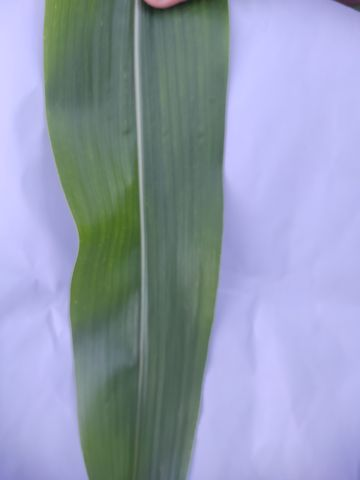
#> input picture dataset/daun sehat/(100)_result.jpg, 360 x 480 px, found by its file name; its folder holds only this picture in this run
$ jupyter execute --allow-errors EKNN_Corn_Leaf_Disease_Classification.ipynb   (shell and % lines are left out)   (older library calls are emulated)
#> lines starting #> are read from the running program, lines starting #| are printed output that depends on the picture; after the words box and inside, x2 and y2 are one past the last pixel; in counts of white or black regions, pixels touching at a corner belong together
# Corn Leaf Disease Detection with Enhanced KNN (EKNN)

Notebook ini mengimplementasikan tahapan utama dari jurnal:

> **"Corn leaf image classification based on machine learning techniques for accurate leaf disease detection" (IJECE, 2022)**

Pipeline:

1. Pre-processing (normalisasi, grayscale, reduksi noise)
2. Segmentasi dengan **Otsu Thresholding**
3. Ekstraksi fitur (Fine, Coarse, DOR)
4. Klasifikasi dengan Enhanced K-Nearest Neighbour (EKNN)
5. Evaluasi: Confusion Matrix, Classification Report, ROC multi-kelas
6. Visualisasi: Before–After preprocessing & segmentasi per kelas.

[cell 1]
import os
import numpy as np
import cv2
import matplotlib.pyplot as plt

from sklearn.neighbors import KNeighborsClassifier
from sklearn.metrics import confusion_matrix, classification_report, roc_curve, auc, ConfusionMatrixDisplay
from sklearn.preprocessing import label_binarize
from sklearn.model_selection import train_test_split
from itertools import cycle

plt.rcParams['figure.figsize'] = (6, 4)
plt.rcParams['figure.dpi'] = 120

print("Libraries loaded.")

[cell 2]
# Setelah unzip

# Pertama, mari kita periksa struktur internal archive.zip
print("Listing contents of archive.zip:")
print("\n")

# Lakukan unzip
print("Unzipping archive.zip to /content/...")
print("\n")

# Periksa apa yang sebenarnya ada di direktori /content/ setelah unzip
print("Listing contents of /content/ after unzip:")
print("\n")

# Pindahkan folder utama dataset ke lokasi dataset final
# Asumsi: setelah unzip, ada folder 'data jagung' di dalam '/content/' yang berisi 'train' dan 'validation'.
# Kita akan memindahkan seluruh folder 'data jagung' ke dalam '/content/dataset/'
# Sehingga struktur menjadi: /content/dataset/data jagung/train dan /content/dataset/data jagung/validation

# Buat direktori target jika belum ada

SOURCE_DATA_DIR = "/content/data jagung"

if os.path.exists(SOURCE_DATA_DIR):
    print(f"Moving '{SOURCE_DATA_DIR}' to '/content/dataset/'...")
    !mv "{SOURCE_DATA_DIR}" "/content/dataset/"
    print("Move complete.")
else:
    print(f"WARNING: Source directory '{SOURCE_DATA_DIR}' not found. Please check 'ls -R /content/' output and adjust the 'SOURCE_DATA_DIR' variable accordingly.")
    print("The mv command for dataset setup might have failed.")


# Set direktori dataset utama. Kini dataset berada di /content/dataset/data jagung
BASE_DIR = "/content/dataset/data jagung"

CLASS_MAP = {
    "daun sehat": "HL",
    "bercak daun": "LSG",
    "hawar daun": "NLB",
    "karat daun": "RS"
}

print("Base directory for dataset processing:", BASE_DIR)
print("Kelas yang diharapkan:", CLASS_MAP)

[cell 3]
# ===================================================================================
# PRE-PROCESSING & SEGMENTASI
# ===================================================================================

def preprocess_image(img, target_size=(256, 256)):
    """
    Preprocessing citra daun jagung.

    Tahapan:
    1. Resize ke ukuran target (default 256x256, sejalan dengan PlantVillage).
    2. BGR (OpenCV) -> RGB.
    3. Normalisasi piksel ke [0, 1].
    4. Konversi ke grayscale.
    """
    img_resized = cv2.resize(img, target_size)
    img_rgb = cv2.cvtColor(img_resized, cv2.COLOR_BGR2RGB)
    img_rgb_norm = img_rgb.astype("float32") / 255.0
    gray = cv2.cvtColor((img_rgb_norm * 255).astype("uint8"), cv2.COLOR_RGB2GRAY)
    return img_rgb_norm, gray


def segment_otsu(gray):
    """
    Segmentasi Otsu berbasis intensitas.

    1. Gaussian blur untuk mereduksi noise.
    2. Thresholding Otsu -> citra biner.
    """
    blur = cv2.GaussianBlur(gray, (5, 5), 0)
    _, otsu_binary = cv2.threshold(blur, 0, 255, cv2.THRESH_BINARY + cv2.THRESH_OTSU)
    return otsu_binary

[cell 4]
# ===================================================================================
# EKSTRAKSI FITUR: FINE, COARSE, DOR
# ===================================================================================

def extract_fine_features(gray, radius=1, neighbors=8, step=2):
    """
    Fine Features berbasis pola tekstur lokal (mirip LBP rotation-invariant).

    - Untuk setiap piksel pusat (sampling step):
      * Bandingkan intensitas tetangga di lingkaran radius tertentu.
      * Bentuk kode biner (>= center -> 1, < center -> 0).
      * Jadikan rotation-invariant dengan mencari rotasi minimum.
    - Bungkus dalam bentuk histogram sehingga dimensi tetap.
    """
    h, w = gray.shape
    codes = []

    for y in range(radius, h - radius, step):
        for x in range(radius, w - radius, step):
            center = gray[y, x]
            binary = []
            for n in range(neighbors):
                theta = 2.0 * np.pi * n / neighbors
                yy = int(round(y + radius * np.sin(theta)))
                xx = int(round(x + radius * np.cos(theta)))
                binary.append(1 if gray[yy, xx] >= center else 0)

            rotations = [
                int("".join(map(str, binary[i:] + binary[:i])), 2)
                for i in range(neighbors)
            ]
            ri_code = min(rotations)
            codes.append(ri_code)

    hist, _ = np.histogram(codes, bins=256, range=(0, 256))
    hist = hist.astype("float32")
    if hist.sum() > 0:
        hist /= hist.sum()
    return hist


def extract_coarse_features(gray, num_bins=32):
    """
    Coarse Features berdasarkan magnitude gradien (struktur global).

    - Hitung gradien x dan y (Sobel).
    - Hitung magnitude gradien.
    - Buat histogram magnitude sebagai fitur.
    """
    sobelx = cv2.Sobel(gray.astype("float32"), cv2.CV_32F, 1, 0, ksize=3)
    sobely = cv2.Sobel(gray.astype("float32"), cv2.CV_32F, 0, 1, ksize=3)
    magnitude = np.sqrt(sobelx**2 + sobely**2)

    hist, _ = np.histogram(magnitude, bins=num_bins, range=(0, magnitude.max() + 1e-6))
    hist = hist.astype("float32")
    if hist.sum() > 0:
        hist /= hist.sum()
    return hist


def extract_dor_features(gray, window_size=5):
    """
    Confined Intensity Directional Order Relation (DOR) sederhana.

    - Ambil jendela lokal (window_size x window_size) di sekitar tiap piksel.
    - Hitung selisih absolut intensitas tetangga terhadap pusat.
    - Tetangga dengan selisih terbesar => dominant direction.
    - Histogram frekuensi dominant direction menjadi fitur.
    """
    assert window_size % 2 == 1, "window_size harus ganjil"

    pad = window_size // 2
    padded = np.pad(gray.astype("float32"), pad, mode="reflect")
    h, w = gray.shape
    dom_idx = []

    for y in range(pad, h + pad):
        for x in range(pad, w + pad):
            region = padded[y-pad:y+pad+1, x-pad:x+pad+1]
            center = padded[y, x]
            diffs = np.abs(region - center).flatten()
            idx = int(np.argmax(diffs))
            dom_idx.append(idx)

    num_pos = window_size * window_size
    hist, _ = np.histogram(dom_idx, bins=num_pos, range=(0, num_pos))
    hist = hist.astype("float32")
    if hist.sum() > 0:
        hist /= hist.sum()
    return hist


def extract_all_features(gray):
    """
    Wrapper untuk menggabungkan:
    - Fine features
    - Coarse features
    - DOR features

    Hasil akhirnya adalah satu vektor fitur berdimensi tetap.
    """
    fine = extract_fine_features(gray)
    coarse = extract_coarse_features(gray)
    dor = extract_dor_features(gray)
    feat_vec = np.concatenate([fine, coarse, dor]).astype("float32")
    return feat_vec

[cell 5]
# ===================================================================================
# LOAD DATASET & GENERATE FITUR
# ===================================================================================

def load_dataset(base_dir, class_map, max_images_per_class=None):
    """
    Memuat citra daun jagung dari struktur folder dan menghasilkan fitur.

    - Loop setiap folder kelas sesuai class_map.
    - Preprocessing (resize, RGB, normalisasi, grayscale).
    - Segmentasi Otsu (untuk visualisasi / konsistensi pipeline).
    - Ekstraksi fitur (fine + coarse + DOR).

    Parameters
    ----------
    base_dir : str
        Folder utama dataset.
    class_map : dict
        Mapping nama folder -> label (string).
    max_images_per_class : int or None
        Batas jumlah citra per kelas (opsional).

    Returns
    -------
    X : np.ndarray
        Matriks fitur (num_samples x num_features).
    y : np.ndarray
        Label kelas untuk setiap sampel.
    paths : list of str
        Path citra yang digunakan.
    """
#> called with base_dir = '/content/dataset/data jagung/validation'
    X_list = []
    y_list = []
    paths = []

    for folder_name, label in class_map.items():
        folder_path = os.path.join(base_dir, folder_name)
        if not os.path.isdir(folder_path):
            print(f"[PERINGATAN] Folder tidak ditemukan: {folder_path}")
            continue

        files = [f for f in os.listdir(folder_path) if f.lower().endswith((".jpg", ".jpeg", ".png"))]
        files = sorted(files)
        if max_images_per_class is not None:
            files = files[:max_images_per_class]

        print(f"Memproses kelas '{folder_name}' ({label}), jumlah citra: {len(files)}")

        for fname in files:
            fpath = os.path.join(folder_path, fname)
            img = cv2.imread(fpath)
#> img is the input picture: shape (480, 360, 3); mean B, G, R 178.5, 155.3, 145.8
            if img is None:
                print("  [SKIP] Gagal baca citra:", fpath)
                continue

            rgb_norm, gray = preprocess_image(img)
#> in preprocess_image, `img_resized = cv2.resize(img, target_size)`:
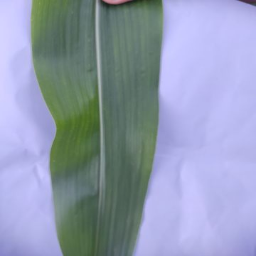
#> img_resized: shape (256, 256, 3); mean B, G, R 178.4, 155.2, 145.7
#> in preprocess_image, `gray = cv2.cvtColor((img_rgb_norm * 255).astype("uint8"), cv2.COLOR_RG..`:
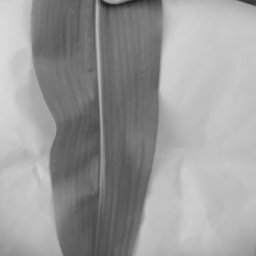
#> gray: shape (256, 256); min 30, max 217, mean 155
            _ = segment_otsu(gray)  # tidak digunakan langsung untuk fitur di sini
#> in segment_otsu, `_, otsu_binary = cv2.threshold(blur, 0, 255, cv2.THRESH_BINARY + cv2.T..`:
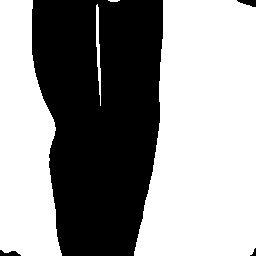
#> otsu_binary: shape (256, 256); 57.9% white; 4 black regions, box (x1, y1, x2, y2) and area: (32, 0, 163, 256) 27388, (237, 0, 256, 7) 86, (0, 250, 21, 256) 81, (250, 248, 256, 256) 23

            feat = extract_all_features(gray)
#> after the loop in extract_fine_features, `for y in range(radius, h - radius, step):`: codes = 16129 values, max 255 at index 0, min 0 at index 146, mean 81.42
#> in extract_fine_features, `hist, _ = np.histogram(codes, bins=256, range=(0, 256))`: hist = 256 values, max 4096 at index 31, min 0 at index 2, mean 63
#> in extract_fine_features, `hist /= hist.sum()`: hist = 256 values, max 0.254 at index 31, min 0 at index 2, mean 0.00391
#> in extract_all_features, `fine = extract_fine_features(gray)`: fine has the same summary as hist in extract_fine_features
#> in extract_coarse_features, `sobelx = cv2.Sobel(gray.astype("float32"), cv2.CV_32F, 1, 0, ksize=3)`:
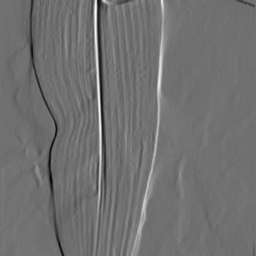
#> sobelx: shape (256, 256) float32; min -259, max 324, mean -0.4; drawn with min black and max white
#> in extract_coarse_features, `sobely = cv2.Sobel(gray.astype("float32"), cv2.CV_32F, 0, 1, ksize=3)`:
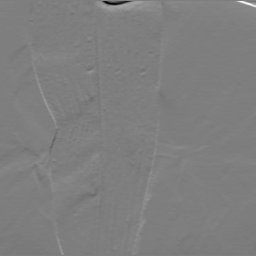
#> sobely: shape (256, 256) float32; min -387, max 391, mean 0.4; drawn with min black and max white
#> in extract_coarse_features, `magnitude = np.sqrt(sobelx**2 + sobely**2)`:
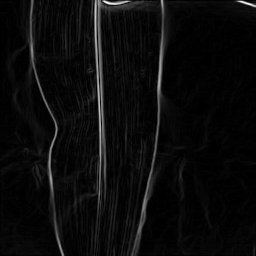
#> magnitude: shape (256, 256) float32; min 0, max 411.2, mean 18.7; drawn with min black and max white
#> in extract_coarse_features, `hist, _ = np.histogram(magnitude, bins=num_bins, range=(0, magnitude.m..`: hist = 32 values, max 41673 at index 0, min 2 at index 28, mean 2048
#> in extract_coarse_features, `hist /= hist.sum()`: hist = 32 values, max 0.636 at index 0, min 3.05e-05 at index 28, mean 0.0312
#> in extract_all_features, `coarse = extract_coarse_features(gray)`: coarse has the same summary as hist in extract_coarse_features
#> after the loop in extract_dor_features, `for y in range(pad, h + pad):`: dom_idx = 65536 items
#> in extract_dor_features, `hist, _ = np.histogram(dom_idx, bins=num_pos, range=(0, num_pos))`: hist = 25 values, max 21147 at index 0, min 0 at index 12, mean 2621.4
#> in extract_dor_features, `hist /= hist.sum()`: hist = 25 values, max 0.323 at index 0, min 0 at index 12, mean 0.04
#> in extract_all_features, `dor = extract_dor_features(gray)`: dor has the same summary as hist in extract_dor_features
#> in extract_all_features, `feat_vec = np.concatenate([fine, coarse, dor]).astype("float32")`: feat_vec = 313 values, max 0.636 at index 256, min 0 at index 2, mean 0.00958
#> feat has the same summary as feat_vec in extract_all_features
            X_list.append(feat)
            y_list.append(label)
            paths.append(fpath)

    if not X_list:
        print("Tidak ada citra yang berhasil dimuat. Pastikan jalur dan struktur folder sudah benar.")
        return np.array([]), np.array([]), []

    X = np.vstack(X_list).astype("float32")
    y = np.array(y_list)
    print("\nTotal sampel:", X.shape[0])
#| Total sampel: 1
    print("Dimensi fitur:", X.shape[1])
#| Dimensi fitur: 313
    return X, y, paths


# Jalankan loading dataset

# --- FIX START ---
# Update BASE_DIR to point to the validation folder
BASE_DIR = os.path.join(BASE_DIR, "validation")

# Correct CLASS_MAP to match actual folder names
# 'bercak daun' corresponds to 'daun rusak' in the file system
CLASS_MAP_FIXED = {
    "daun sehat": CLASS_MAP["daun sehat"],
    "daun rusak": CLASS_MAP["bercak daun"], # Corrected folder name
    "hawar daun": CLASS_MAP["hawar daun"],
    "karat daun": CLASS_MAP["karat daun"]
}

X, y, img_paths = load_dataset(BASE_DIR, CLASS_MAP_FIXED, max_images_per_class=None)
# --- FIX END ---

#> (a cell that did not finish here is left out)

#> (a cell that did not finish here is left out)

[cell 8]
# ===================================================================================
# EVALUASI: ROC CURVE MULTI-KELAS
# ===================================================================================

classes = sorted(list(set(y)))
#> (the rest of this cell did not finish here and is left out)

[cell 9]
# ===================================================================================
# VISUALISASI: BEFORE–AFTER PREPROCESSING & OTSU SEGMENTATION
# ===================================================================================

import random

def show_before_after(path):
    """
    Menampilkan:
    - Citra asli (RGB)
    - Citra grayscale
    - Hasil segmentasi Otsu
    """
    img = cv2.imread(path)
    if img is None:
        print("Gagal membaca citra:", path)
        return

    rgb_norm, gray = preprocess_image(img)
    otsu_bin = segment_otsu(gray)

    plt.figure(figsize=(9, 3))

    plt.subplot(1, 3, 1)
    plt.imshow(cv2.cvtColor(img, cv2.COLOR_BGR2RGB))
    plt.title("Original")
    plt.axis("off")

    plt.subplot(1, 3, 2)
    plt.imshow(gray, cmap="gray")
    plt.title("Grayscale")
    plt.axis("off")

    plt.subplot(1, 3, 3)
    plt.imshow(otsu_bin, cmap="gray")
    plt.title("Otsu Segmentation")
    plt.axis("off")

    plt.suptitle(os.path.basename(path))
    plt.tight_layout()
    plt.show()
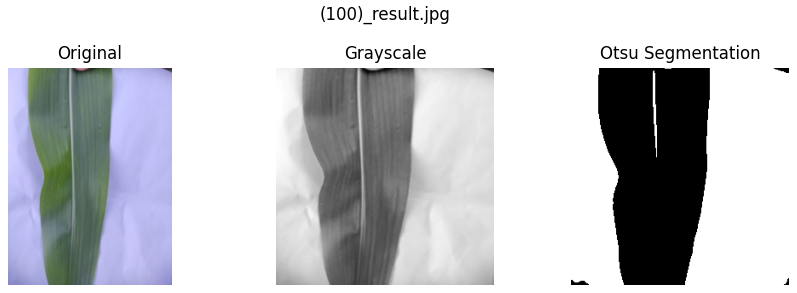
#> figure drawn by matplotlib, 3 panels


print("Contoh visualisasi before-after per kelas:\n")
for folder_name in CLASS_MAP.keys():
    folder_path = os.path.join(BASE_DIR, folder_name)
    if not os.path.isdir(folder_path):
        continue
    files = [f for f in os.listdir(folder_path) if f.lower().endswith((".jpg", ".jpeg", ".png"))]
    if not files:
        continue
    sample_path = os.path.join(folder_path, random.choice(files))
    print(f"Kelas: {folder_name}, contoh file: {sample_path}")
    show_before_after(sample_path)
